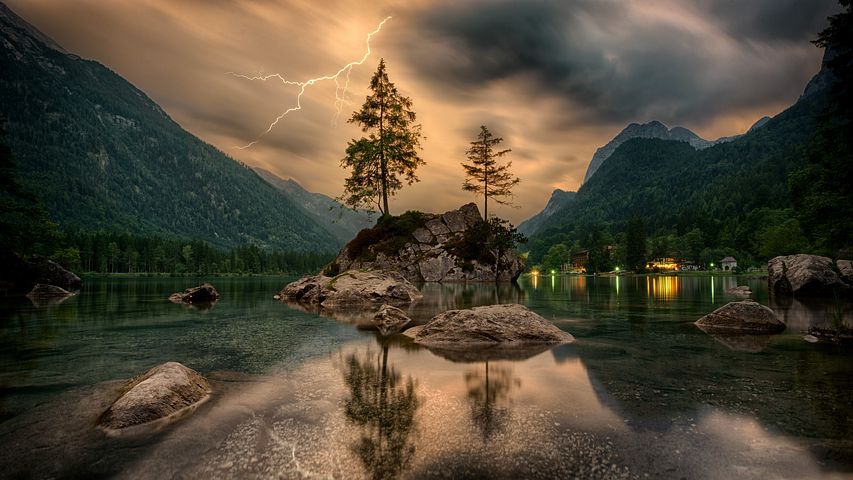
#> input picture Menu/data/ca.jpg, 853 x 480 px, found by its file name
$ jupyter execute Assignment_10.ipynb
#> lines starting #> are read from the running program, lines starting #| are printed output that depends on the picture
##### 1. create a border round any chosen image, make sure the border is 10% of the image shape.

##### 2. At the center of the image create a yellow square of 20% minimum of the image shape

##### 3. Create a fray image from question 1 and draw a square (10%) of white at four corners of the image

##### 4. Make sure you save the two resulting images.

### PART 1

[cell 1]
import cv2 as cv

try:
    filepath = '../essential/assets/ca.jpg'

    img = cv.imread(filepath)
#> img is the input picture: shape (480, 853, 3); mean B, G, R 54.5, 71, 79.8

    print('dimension (height, width, channel): ', img.shape)
#| dimension (height, width, channel):  (480, 853, 3)
    print('size (height * width * channel): ', img.size)
#| size (height * width * channel):  1228320
    print('data type: ', img.dtype)
#| data type:  uint8

    cv.imshow(f'Ca : {img.shape}',img)
    cv.waitKey(0)

   #receive border size
    #kb = input("Enter border size : ")
    m,n,X = img.shape
#> m = 480; n = 853; X = 3
    top = int(n*10/100)
#> top = 85
    side = int(m*10/100)
#> side = 48
    imgwithborder = img.copy()
    #top border
    imgwithborder[:top,:] = [255,255,51]
    cv.imshow(" Top Border ",imgwithborder)
    cv.waitKey(0)

    #bottom border
    imgwithborder[-top:,:] = [102,255,102]
    cv.imshow(" Bottom Border ",imgwithborder)
    cv.waitKey(0)

     #left border
    imgwithborder[:,:side] = [178,102,255] #Purple
    cv.imshow("Left Border ",imgwithborder)
    cv.waitKey(0)

     #Right border
    imgwithborder[:,-side:] = [128,128,128] # Teal
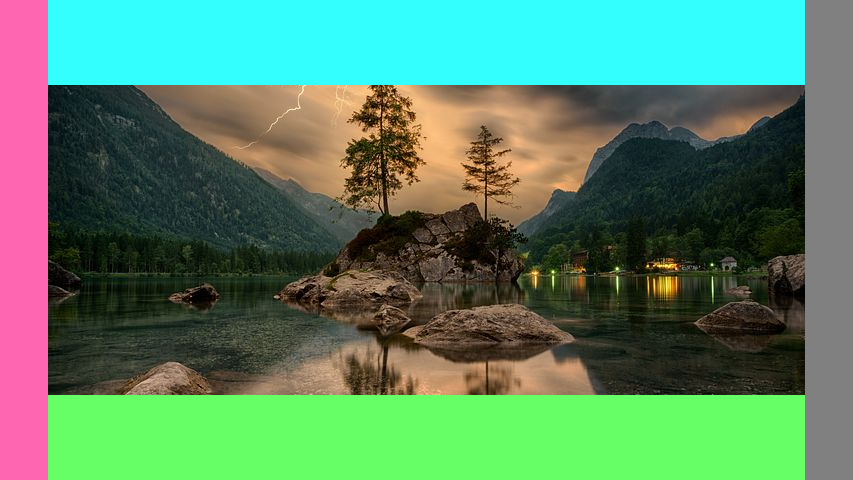
#> imgwithborder: shape (480, 853, 3); mean B, G, R 102.4, 132.6, 88.2
    cv.imshow("Right Borders ",imgwithborder)
    cv.waitKey(0)

    cv.imshow(" All Borders ",imgwithborder)
    cv.waitKey(0)

except Exception as ex:
    print(ex)

finally:
    cv.imwrite("border.png", imgwithborder)
    cv.destroyAllWindows()

### Part 2

[cell 2]
import cv2 as cv

try:
    filepath = 'border.png'

    img = cv.imread(filepath)

    print('dimension (height, width, channel): ', img.shape)
#| dimension (height, width, channel):  (480, 853, 3)
    print('size (height * width * channel): ', img.size)
#| size (height * width * channel):  1228320
    print('data type: ', img.dtype)
#| data type:  uint8

    cv.imshow(f'Ca : {img.shape}',img)
    cv.waitKey(0)

   #receive border size
    #kb = input("Enter border size : ")
    m,n,X = img.shape
    top = int(n*20/100)
#> top = 170
    side = int(m*20/100)
#> side = 96
    imgCenter = img.copy()
    #top border
    imgCenter[top:-top,side:-side]= [0,255,255]
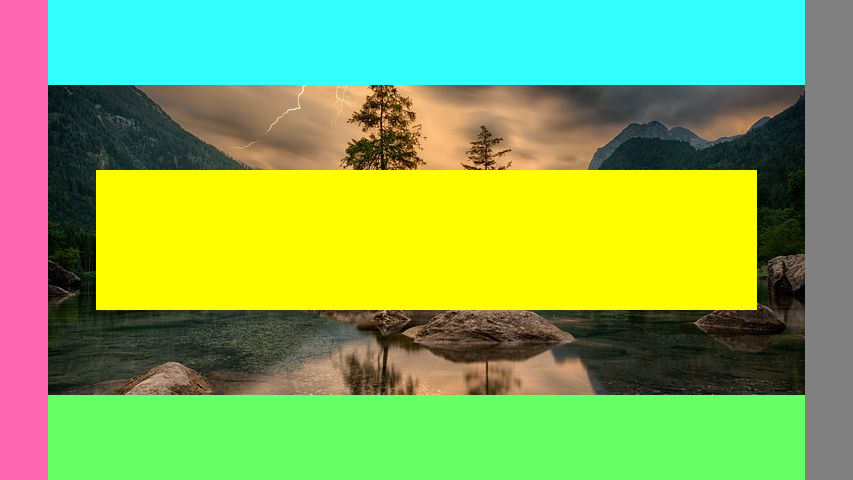
#> imgCenter: shape (480, 853, 3); mean B, G, R 93.4, 177.3, 133.2
    cv.imshow(" Yellow Center ",imgCenter)
    cv.waitKey(0)

except Exception as ex:
    print(ex)

finally:
    cv.imwrite("center.png", imgCenter)
    cv.destroyAllWindows()

### PART 3

[cell 3]
import cv2 as cv


try:
    filepath = '../essential/assets/ca.jpg'

    img = cv.imread(filepath,0)
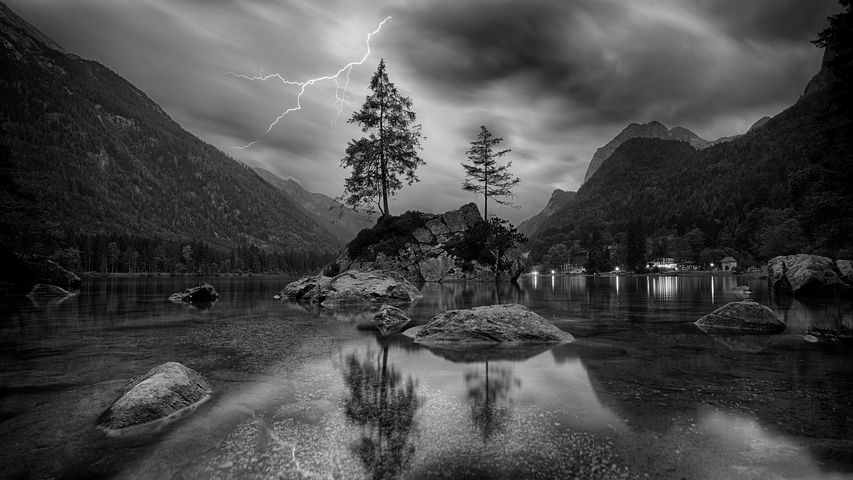
#> img: shape (480, 853); min 0, max 255, mean 71.7
    print('dimension (height, width, channel): ', img.shape)
#| dimension (height, width, channel):  (480, 853)
    print('size (height * width * channel): ', img.size)
#| size (height * width * channel):  409440
    print('data type: ', img.dtype)
#| data type:  uint8

    cv.imshow(f'Ca : {img.shape}',img)
    cv.waitKey(0)

   #receive border size
    imgCorner = img.copy()

    m,n= imgCorner.shape
    top = int(n*10/100)
#> top = 85
    side = int(m*10/100)
#> side = 48


    print(imgCorner.shape)
#| (480, 853)
    #top left
    imgCorner[:top,:side] = [255]
    cv.imshow(" Top left corner ",imgCorner)
    cv.waitKey(0)

    #Top Right
    imgCorner[:top,-side:] = [255]
    cv.imshow("Top Right Corner ",imgCorner)
    cv.waitKey(0)

    #bottom right
    imgCorner[-top:,-side:] = [255]
    cv.imshow("Bottom Right Corner ",imgCorner)
    cv.waitKey(0)

     #Bottom Left
    imgCorner[-top:,:side] =[255]
    cv.imshow("Bottom Left Corner ",imgCorner)
    cv.waitKey(0)


    cv.imshow(" All Corners ",imgCorner)
    cv.waitKey(0)

except Exception as ex:
    print(ex)

finally:
    cv.imwrite("White Corners.png", imgCorner)
    cv.destroyAllWindows()

[cell 4]
import cv2 as cv


try:
    filepath = 'center.png'

    img = cv.imread(filepath)
    print('dimension (height, width, channel): ', img.shape)
#| dimension (height, width, channel):  (480, 853, 3)
    print('size (height * width * channel): ', img.size)
#| size (height * width * channel):  1228320
    print('data type: ', img.dtype)
#| data type:  uint8

    cv.imshow(f'Ca : {img.shape}',img)
    cv.waitKey(0)

   #receive border size
    m,n,X= img.shape
    top = int(n*10/100)
    side = int(m*10/100)
    imgCorner = img.copy()
    #top left
    imgCorner[:top,:side] = [255,255,255]
    cv.imshow(" Top left corner ",imgCorner)
    cv.waitKey(0)

    #Top Right
    imgCorner[:top,-side:] = [255,255,255]
    cv.imshow("Top Right Corner ",imgCorner)
    cv.waitKey(0)

    #bottom right
    imgCorner[-top:,-side:] = [255,255,255]
    cv.imshow("Bottom Right Corner ",imgCorner)
    cv.waitKey(0)

     #Bottom Left
    imgCorner[-top:,:side] =[255,255,255]
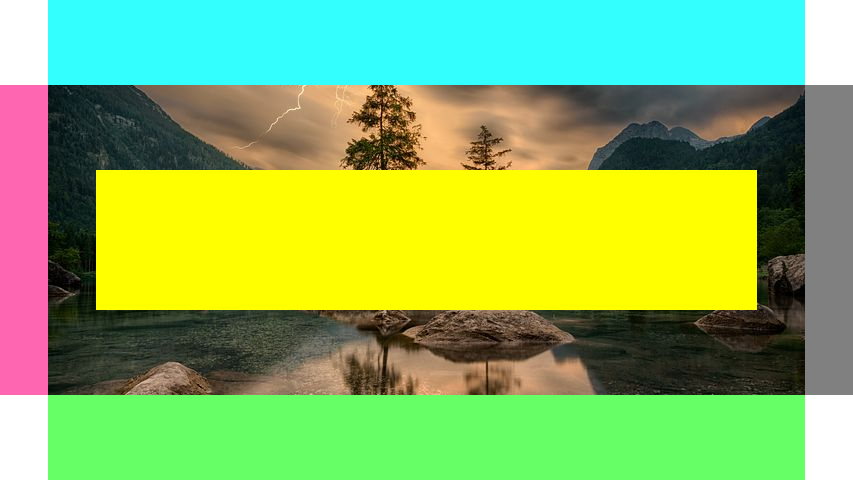
#> imgCorner: shape (480, 853, 3); mean B, G, R 97.4, 182.8, 135.7
    cv.imshow("Bottom Left Corner ",imgCorner)
    cv.waitKey(0)


    cv.imshow(" All Corners ",imgCorner)
    cv.waitKey(0)

except Exception as ex:
    print(ex)

finally:
    cv.imwrite("White Corners2.png", imgCorner)
    cv.destroyAllWindows()

$ run again, with Menu/data/people.jpg copied over Menu/data/ca.jpg
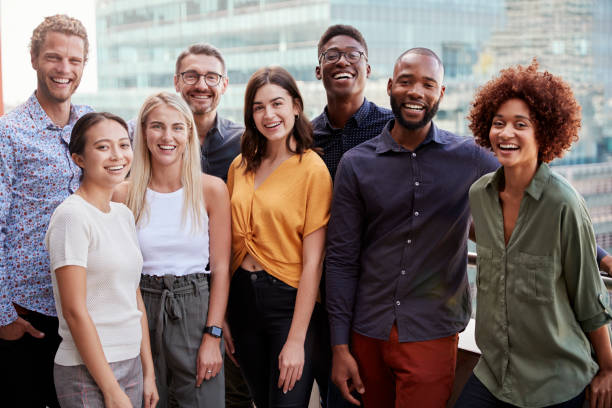
#> input picture Menu/data/people.jpg, 612 x 408 px, found by its file name
#> img is the input picture: shape (408, 612, 3); mean B, G, R 109.5, 112.6, 126.8
#| dimension (height, width, channel):  (408, 612, 3)
#| size (height * width * channel):  749088
#| data type:  uint8
#> `imgwithborder[:,-side:] = [128,128,128]`:
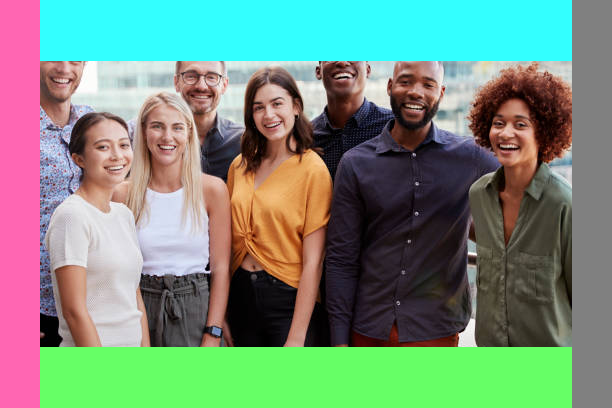
#> imgwithborder: shape (408, 612, 3); mean B, G, R 125.5, 143.6, 119.4
#| dimension (height, width, channel):  (408, 612, 3)
#| size (height * width * channel):  749088
#| data type:  uint8
#> img: shape (408, 612)
#| dimension (height, width, channel):  (408, 612)
#| size (height * width * channel):  249696
#| data type:  uint8
#| (408, 612)
#| dimension (height, width, channel):  (408, 612, 3)
#| size (height * width * channel):  749088
#| data type:  uint8
#> `imgCorner[-top:,:side] =[255,255,255]`:
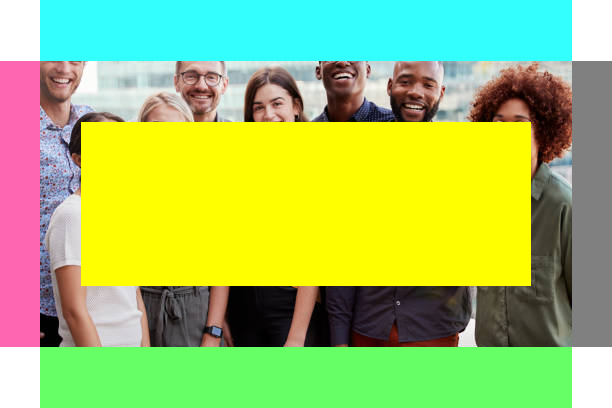
#> imgCorner: shape (408, 612, 3); mean B, G, R 103.1, 195.8, 161.1

$ run again, with Menu/data/people2.jpg copied over Menu/data/ca.jpg
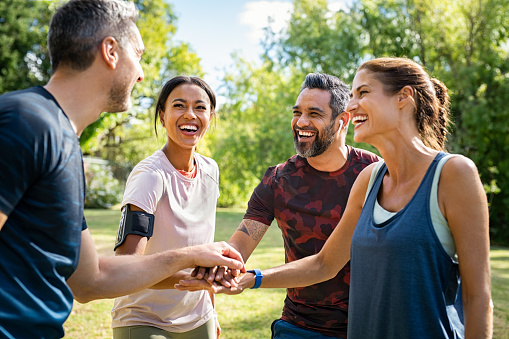
#> input picture Menu/data/people2.jpg, 509 x 339 px, found by its file name
#> img is the input picture: shape (339, 509, 3); mean B, G, R 98.5, 122.7, 126.7
#| dimension (height, width, channel):  (339, 509, 3)
#| size (height * width * channel):  517653
#| data type:  uint8
#| dimension (height, width, channel):  (339, 509, 3)
#| size (height * width * channel):  517653
#| data type:  uint8
#> `img = cv.imread(filepath,0)`:
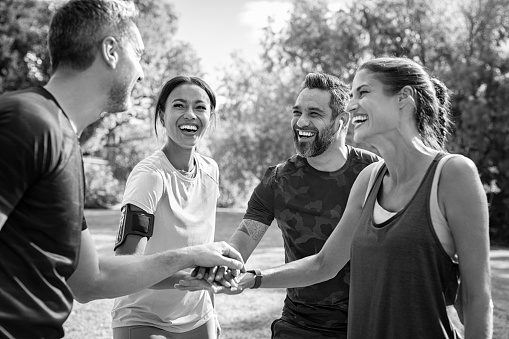
#> img: shape (339, 509); min 0, max 255, mean 121.2
#| dimension (height, width, channel):  (339, 509)
#| size (height * width * channel):  172551
#| data type:  uint8
#| (339, 509)
#| dimension (height, width, channel):  (339, 509, 3)
#| size (height * width * channel):  517653
#| data type:  uint8
#> `imgCorner[-top:,:side] =[255,255,255]`:
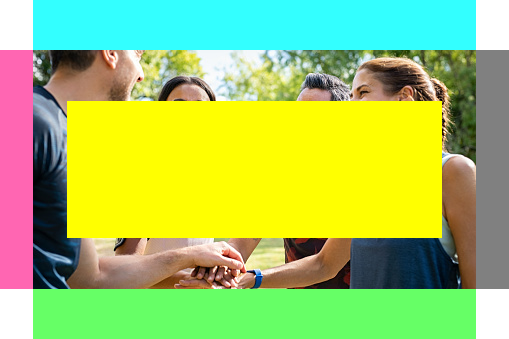
#> imgCorner: shape (339, 509, 3); mean B, G, R 100.4, 198.7, 162.7
